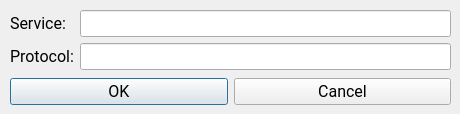
<?xml version="1.0" encoding="UTF-8"?>
<ui version="4.0">
 <class>Dialog</class>
 <widget class="QDialog" name="Dialog">
  <property name="geometry">
   <rect>
    <x>0</x>
    <y>0</y>
    <width>460</width>
    <height>114</height>
   </rect>
  </property>
  <property name="sizePolicy">
   <sizepolicy hsizetype="Fixed" vsizetype="Fixed">
    <horstretch>0</horstretch>
    <verstretch>0</verstretch>
   </sizepolicy>
  </property>
  <property name="font">
   <font>
    <family>Roboto</family>
    <pointsize>12</pointsize>
   </font>
  </property>
  <property name="windowTitle">
   <string>Dialog</string>
  </property>
  <widget class="QWidget" name="">
   <property name="geometry">
    <rect>
     <x>10</x>
     <y>10</y>
     <width>441</width>
     <height>95</height>
    </rect>
   </property>
   <layout class="QVBoxLayout" name="verticalLayout">
    <item>
     <layout class="QFormLayout" name="formLayout">
      <item row="0" column="0">
       <widget class="QLabel" name="label_service">
        <property name="text">
         <string>Service:</string>
        </property>
       </widget>
      </item>
      <item row="0" column="1">
       <widget class="QLineEdit" name="lineEdit_service"/>
      </item>
      <item row="1" column="0">
       <widget class="QLabel" name="label_protocol">
        <property name="text">
         <string>Protocol:</string>
        </property>
       </widget>
      </item>
      <item row="1" column="1">
       <widget class="QLineEdit" name="lineEdit_protocol"/>
      </item>
     </layout>
    </item>
    <item>
     <layout class="QHBoxLayout" name="horizontalLayout">
      <item>
       <widget class="QPushButton" name="pushButton_ok">
        <property name="text">
         <string>OK</string>
        </property>
       </widget>
      </item>
      <item>
       <widget class="QPushButton" name="pushButton_cancel">
        <property name="text">
         <string>Cancel</string>
        </property>
       </widget>
      </item>
     </layout>
    </item>
   </layout>
  </widget>
 </widget>
 <resources/>
 <connections/>
</ui>
